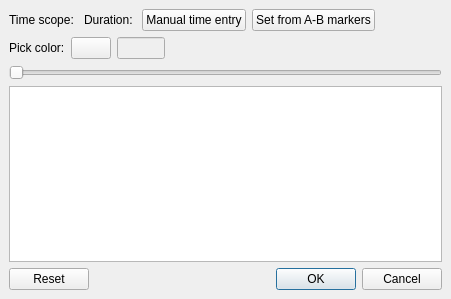
<?xml version="1.0" encoding="UTF-8"?>
<ui version="4.0">
 <class>fadeInOutDialog</class>
 <widget class="QDialog" name="fadeInOutDialog">
  <property name="geometry">
   <rect>
    <x>0</x>
    <y>0</y>
    <width>451</width>
    <height>299</height>
   </rect>
  </property>
  <property name="windowTitle">
   <string>Fade in/out</string>
  </property>
  <layout class="QVBoxLayout" name="verticalLayout">
   <property name="spacing">
    <number>6</number>
   </property>
   <property name="leftMargin">
    <number>9</number>
   </property>
   <property name="topMargin">
    <number>9</number>
   </property>
   <property name="rightMargin">
    <number>9</number>
   </property>
   <property name="bottomMargin">
    <number>9</number>
   </property>
   <item>
    <layout class="QHBoxLayout" name="horizontalLayout">
     <item>
      <widget class="QLabel" name="labelTScope">
       <property name="text">
        <string>Time scope: </string>
       </property>
      </widget>
     </item>
     <item>
      <widget class="QLabel" name="labelDuration">
       <property name="text">
        <string>Duration: </string>
       </property>
      </widget>
     </item>
     <item>
      <widget class="QPushButton" name="pushButtonTManual">
       <property name="text">
        <string>Manual time entry</string>
       </property>
      </widget>
     </item>
     <item>
      <widget class="QPushButton" name="pushButtonTMarker">
       <property name="text">
        <string>Set from A-B markers</string>
       </property>
      </widget>
     </item>
     <item>
      <spacer name="horizontalSpacer_3">
       <property name="orientation">
        <enum>Qt::Horizontal</enum>
       </property>
       <property name="sizeHint" stdset="0">
        <size>
         <width>40</width>
         <height>20</height>
        </size>
       </property>
      </spacer>
     </item>
    </layout>
   </item>
   <item>
    <layout class="QHBoxLayout" name="horizontalLayout_3">
     <item>
      <widget class="QLabel" name="labelPick">
       <property name="text">
        <string>Pick color:</string>
       </property>
      </widget>
     </item>
     <item>
      <widget class="QPushButton" name="pushButtonColor">
       <property name="text">
        <string/>
       </property>
       <property name="icon">
        <iconset resource="fadeInOut.qrc">
         <normaloff>:/images/color.png</normaloff>:/images/color.png</iconset>
       </property>
      </widget>
     </item>
     <item>
      <widget class="QLineEdit" name="lineEditColor">
       <property name="enabled">
        <bool>false</bool>
       </property>
       <property name="sizePolicy">
        <sizepolicy hsizetype="Fixed" vsizetype="Fixed">
         <horstretch>0</horstretch>
         <verstretch>0</verstretch>
        </sizepolicy>
       </property>
       <property name="maximumSize">
        <size>
         <width>48</width>
         <height>16777215</height>
        </size>
       </property>
       <property name="autoFillBackground">
        <bool>true</bool>
       </property>
       <property name="frame">
        <bool>true</bool>
       </property>
       <property name="alignment">
        <set>Qt::AlignCenter</set>
       </property>
       <property name="readOnly">
        <bool>true</bool>
       </property>
      </widget>
     </item>
     <item>
      <spacer name="horizontalSpacer">
       <property name="orientation">
        <enum>Qt::Horizontal</enum>
       </property>
       <property name="sizeHint" stdset="0">
        <size>
         <width>40</width>
         <height>20</height>
        </size>
       </property>
      </spacer>
     </item>
    </layout>
   </item>
   <item>
    <layout class="QHBoxLayout" name="toolboxLayout"/>
   </item>
   <item>
    <widget class="ADM_QSlider" name="horizontalSlider">
     <property name="orientation">
      <enum>Qt::Horizontal</enum>
     </property>
    </widget>
   </item>
   <item>
    <widget class="QGraphicsView" name="graphicsView">
     <property name="focusPolicy">
      <enum>Qt::NoFocus</enum>
     </property>
    </widget>
   </item>
   <item>
    <widget class="QDialogButtonBox" name="buttonBox">
     <property name="orientation">
      <enum>Qt::Horizontal</enum>
     </property>
     <property name="standardButtons">
      <set>QDialogButtonBox::Cancel|QDialogButtonBox::Ok|QDialogButtonBox::Reset</set>
     </property>
    </widget>
   </item>
  </layout>
 </widget>
 <customwidgets>
  <customwidget>
   <class>ADM_QSlider</class>
   <extends>QSlider</extends>
   <header>ADM_toolkitQt.h</header>
  </customwidget>
 </customwidgets>
 <resources>
  <include location="fadeInOut.qrc"/>
 </resources>
 <connections>
  <connection>
   <sender>buttonBox</sender>
   <signal>accepted()</signal>
   <receiver>fadeInOutDialog</receiver>
   <slot>accept()</slot>
   <hints>
    <hint type="sourcelabel">
     <x>248</x>
     <y>254</y>
    </hint>
    <hint type="destinationlabel">
     <x>157</x>
     <y>274</y>
    </hint>
   </hints>
  </connection>
  <connection>
   <sender>buttonBox</sender>
   <signal>rejected()</signal>
   <receiver>fadeInOutDialog</receiver>
   <slot>reject()</slot>
   <hints>
    <hint type="sourcelabel">
     <x>316</x>
     <y>260</y>
    </hint>
    <hint type="destinationlabel">
     <x>286</x>
     <y>274</y>
    </hint>
   </hints>
  </connection>
 </connections>
</ui>
